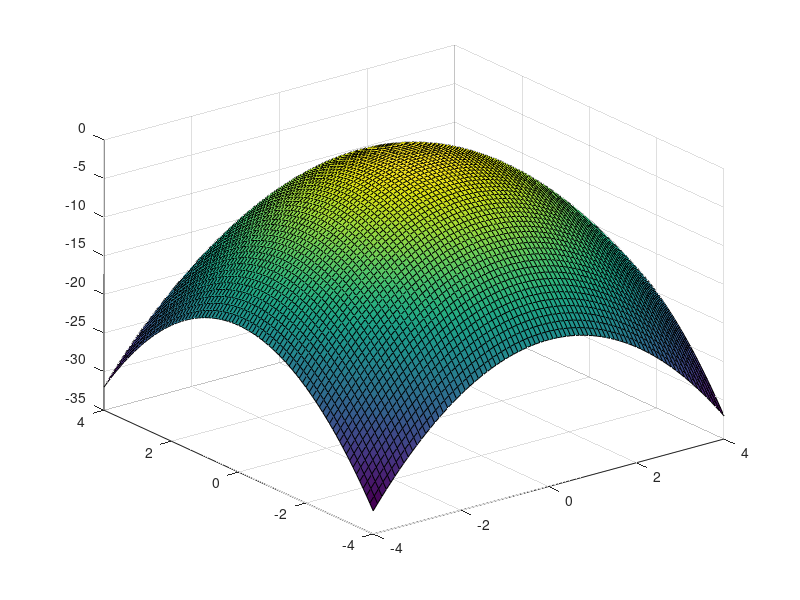

The MATLAB source for this figure:

x = -4:0.1:4;
y = x;

[X, Y] = meshgrid(x, y);
Z = -X.^2 -  Y.^2;

figure;
sh=surf(X, Y, Z);
grid on;
ax=gca;
set(ax,'Color','g');

